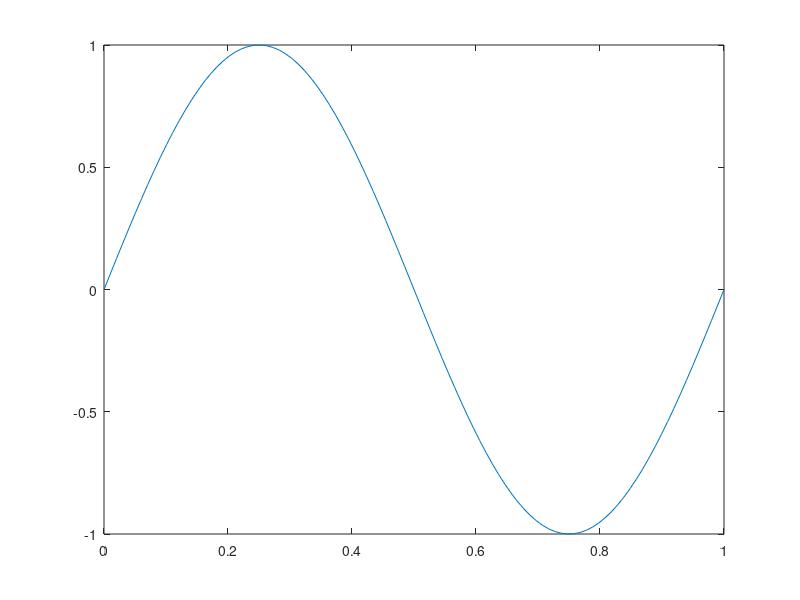

This figure's MATLAB source:
% Regression test function (black blox) for FreeMat v svn
% This function is autogenerated by helpgen.
function bbtest_success = bbtest_sin
  bbtest_success = 1;
NumErrors = 0;
try
  x = linspace(0,1);

catch
  NumErrors = NumErrors + 1;
end
try
  plot(x,sin(2*pi*x))

catch
  NumErrors = NumErrors + 1;
end
try
  mprint('sinplot')

catch
  NumErrors = NumErrors + 1;
end
if (NumErrors ~= 0) bbtest_success = 0; return; end
